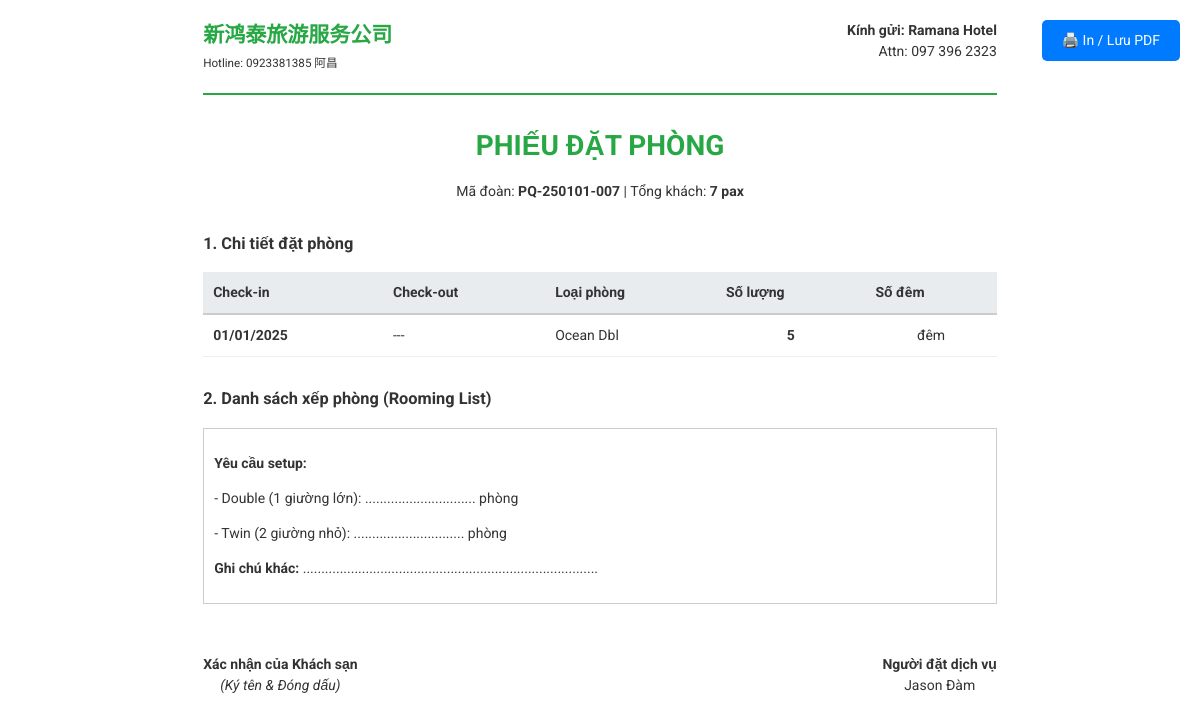
The app's page /2/booking/1/ with its own data.
### tours/models.py (models this page shows, shortened)
class Tour(models.Model):
    DRAFT = 'DRAFT'
    CONFIRMED = 'CONF'
    CANCELLED = 'CAN'
    STATUS_CHOICES = [
        (DRAFT, 'Bản nháp (Draft)'),
        (CONFIRMED, 'Đã chốt (Confirmed)'),
        (CANCELLED, 'Đã hủy (Cancelled)'),
    ]
    METHOD_PROFIT = 'PROFIT'
    METHOD_PERCENT = 'PERCENT'
    PRICING_CHOICES = [
        (METHOD_PROFIT, 'Theo lợi nhuận cố định'),
        (METHOD_PERCENT, 'Theo % lợi nhuận'),
    ]
    title = models.CharField(max_length=255, verbose_name="Tên chương trình Tour")
    subtitle = models.CharField(max_length=255, blank=True, verbose_name="Chủ đề / Slogan tour (Phụ đề)")
    code = models.CharField(max_length=50, unique=True, verbose_name="Mã Tour / Mã đoàn (Code/Group Code)")
    group_code = models.CharField(max_length=50, blank=True, verbose_name="Mã đoàn (团号)")
    tour_type = models.CharField(max_length=100, default="定制团", verbose_name="Tính chất đoàn (团体性质)")
    guest_count = models.IntegerField(default=1, verbose_name="Số lượng khách (Pax)")
    guest_detail = models.CharField(max_length=100, blank=True, verbose_name="Chi tiết số khách (VD: 12成人 + 01小孩)")
    room_count_desc = models.CharField(max_length=100, blank=True, verbose_name="Số lượng phòng (VD: 07 间 + 01 加床)")
    vehicle_info = models.CharField(max_length=100, default="29 座", verbose_name="Loại xe phục vụ (用车)")
    guide_info = models.CharField(max_length=100, default="中文导游", verbose_name="Thông tin HDV (导游)")
    leader_info = models.CharField(max_length=100, blank=True, verbose_name="Trưởng đoàn (领队)")
    start_date = models.DateField(verbose_name="Ngày khởi hành")
    end_date = models.DateField(null=True, blank=True, verbose_name="Ngày kết thúc")
    days = models.IntegerField(default=1, verbose_name="Số ngày")
    nights = models.IntegerField(default=0, verbose_name="Số đêm")
    status = models.CharField(
        max_length=10, choices=STATUS_CHOICES, default=DRAFT, verbose_name="Trạng thái"
    )
    quoter_name = models.CharField(max_length=100, default="JASON", verbose_name="Người báo giá (报价人)")
    quoter_phone = models.CharField(max_length=50, default="034. 2268. 576", verbose_name="SĐT Người báo giá (电话)")
    quote_date = models.DateField(null=True, blank=True, verbose_name="Ngày báo giá (报价日期)")
    valid_until = models.DateField(null=True, blank=True, verbose_name="Thời hạn báo giá (有效期限)")
    customer_name = models.CharField(max_length=150, blank=True, verbose_name="Khách hàng / Đại diện")
    customer_phone = models.CharField(max_length=50, blank=True, verbose_name="SĐT Khách hàng")
    flights_summary = models.TextField(
        blank=True,
        verbose_name="Tóm tắt chuyến bay (班机)",
        help_text="VD: 27-07: CZ8315 CAN - HAN 1340 – 1445\n30-07: VN1345 HAN - CXR 1135 – 1325"
    )
    currency = models.CharField(max_length=10, default="₫", verbose_name="Đơn vị tiền tệ")
    pricing_method = models.CharField(
        max_length=10, choices=PRICING_CHOICES, default=METHOD_PERCENT, verbose_name="Cách tính giá"
    )
    margin_amount = models.DecimalField(
        default=0, max_digits=12, decimal_places=0, verbose_name="Lợi nhuận mong muốn (VND)"
    )
    margin_percent = models.IntegerField(
        default=10, verbose_name="% Lợi nhuận"
    )
    deposit_amount = models.DecimalField(
        default=0, max_digits=12, decimal_places=0, verbose_name="Tiền đặt cọc báo giá (定金)"
    )
    custom_total_price = models.DecimalField(
        null=True, blank=True, max_digits=12, decimal_places=0,
        verbose_name="Tổng giá cố định báo khách (Nếu nhập sẽ ưu tiên)"
    )
    hotel_standards = models.TextField(
        blank=True,
        verbose_name="Tiêu chuẩn khách sạn chi tiết (酒店标准)",
        help_text="Chi tiết phòng, loại phòng, số lượng, bữa ăn theo từng khách sạn"
    )
    inclusions = models.TextField(
        blank=True,
        verbose_name="Dịch vụ bao gồm trong Land tour (地接包含)",
        help_text="Xe, các bữa ăn, vé tham quan, thuyền buồm, HDV, nước suối, bảo hiểm..."
    )
    exclusions = models.TextField(
        blank=True,
        verbose_name="Chi phí không bao gồm (费用不含)",
        help_text="Visa, chi tiêu cá nhân, OT lái xe/HDV, phụ thu phòng đơn, trò chơi tự phí..."
    )
    tips = models.TextField(
        blank=True,
        verbose_name="Lưu ý thân thiện (温馨提示)",
        help_text="Hộ chiếu, thuốc men, trang phục, an toàn bơi lội..."
    )
    terms = models.TextField(
        blank=True,
        verbose_name="Quy định & Điều kiện đăng ký (报名须知)",
        help_text="Độ tuổi, quy định người cao tuổi, trẻ em, bệnh nền..."
    )
    notes = models.TextField(
        blank=True,
        verbose_name="Ghi chú báo giá (备注说明)",
        help_text="Các điều khoản riêng trên bảng báo giá chi phí"
    )
    company_name = models.CharField(max_length=150, default="新鸿泰旅游服务公司", verbose_name="Tên công ty")
    company_address = models.CharField(
        max_length=255,
        default="306, VANH DAI TRONG, BINH TRI DONG B, BINH TAN, HCM",
        verbose_name="Địa chỉ công ty"
    )
    company_landline = models.CharField(max_length=50, default="028-62654888", verbose_name="Điện thoại bàn")
    company_hotline = models.CharField(max_length=50, default="0923381385 阿昌", verbose_name="Hotline tư vấn")
    created_at = models.DateTimeField(auto_now_add=True)
    updated_at = models.DateTimeField(auto_now=True)

class TourService(models.Model):
    CATEGORY_FLIGHT = 'FLIGHT'
    CATEGORY_HOTEL = 'HOTEL'
    CATEGORY_LANDTOUR = 'LANDTOUR'
    CATEGORY_TRANSPORT = 'TRANSPORT'
    CATEGORY_SIGHTSEEING = 'SIGHTSEEING'
    CATEGORY_RESTAURANT = 'RESTAURANT'
    CATEGORY_GUIDE = 'GUIDE'
    CATEGORY_INSURANCE = 'INSURANCE'
    CATEGORY_OTHER = 'OTHER'
    CATEGORY_CHOICES = [
        (CATEGORY_FLIGHT, '1. Vé máy bay (机票)'),
        (CATEGORY_HOTEL, '2. Khách sạn (酒店)'),
        (CATEGORY_LANDTOUR, '3. Land tour trọn gói (地接费)'),
        (CATEGORY_TRANSPORT, '4. Xe du lịch (用车)'),
        (CATEGORY_SIGHTSEEING, '5. Vé thắng cảnh (门票/缆车)'),
        (CATEGORY_RESTAURANT, '6. Nhà hàng / Ăn uống (餐饮)'),
        (CATEGORY_GUIDE, '7. Hướng dẫn viên (导游)'),
        (CATEGORY_INSURANCE, '8. Bảo hiểm du lịch (保险)'),
        (CATEGORY_OTHER, '9. Khác (其他)'),
    ]
    tour = models.ForeignKey(Tour, on_delete=models.CASCADE, related_name='services')
    category = models.CharField(
        max_length=20, choices=CATEGORY_CHOICES, default=CATEGORY_HOTEL, verbose_name="Hạng mục dịch vụ"
    )
    service_name = models.CharField(max_length=255, verbose_name="Tên dịch vụ / Tiêu đề hạng mục (服务项目)")
    detail_content = models.TextField(blank=True, verbose_name="Nội dung cụ thể (具体内容)")
    check_in = models.DateField(null=True, blank=True, verbose_name="Check-in / Ngày bắt đầu")
    check_out = models.DateField(null=True, blank=True, verbose_name="Check-out / Ngày kết thúc")
    quantity = models.IntegerField(default=1, verbose_name="Số lượng (数量/Phòng/Khách)")
    nights = models.IntegerField(default=1, verbose_name="Số đêm / Số lần (晚数/次数)")
    unit_price = models.DecimalField(
        max_digits=12, decimal_places=0, default=0, null=True, blank=True, verbose_name="Đơn giá báo khách (单价)"
    )
    selling_total_price = models.DecimalField(
        null=True, blank=True, max_digits=12, decimal_places=0, verbose_name="Thành tiền báo khách (总价)"
    )
    supplier = models.ForeignKey(Supplier, on_delete=models.SET_NULL, null=True, blank=True, verbose_name="Nhà cung cấp trực tiếp")
    contract_unit_price = models.DecimalField(
        max_digits=12, decimal_places=0, default=0, null=True, blank=True, verbose_name="Giá hợp đồng NCC (合同价/Net)"
    )
    contract_total_price = models.DecimalField(
        null=True, blank=True, max_digits=12, decimal_places=0, verbose_name="Tổng chi phí NCC (总成本)"
    )
    custom_total_price = models.DecimalField(
        null=True, blank=True, max_digits=12, decimal_places=0, verbose_name="Thành tiền tùy chỉnh"
    )
    price_net = models.DecimalField(
        max_digits=12, decimal_places=0, default=0, null=True, blank=True, verbose_name="Đơn giá Net"
    )
    service_date = models.DateField(null=True, blank=True, verbose_name="Ngày sử dụng")
    end_date = models.DateField(null=True, blank=True, verbose_name="Ngày kết thúc")
    note = models.TextField(blank=True, verbose_name="Ghi chú dịch vụ (备注)")
    order_index = models.IntegerField(default=0, verbose_name="Thứ tự hiển thị")
    class Meta:
        ordering = ['order_index', 'category', 'id']

### suppliers/models.py (models this page shows, shortened)
class Supplier(models.Model):
    HOTEL = 'HTL'
    RESTAURANT = 'RES'
    TRANSPORT = 'TRP'
    SIGHTSEEING = 'SIG'
    GUIDE = 'GUI'
    INSURANCE = 'INS'
    SUPPLIER_TYPE_CHOICES = [
        (HOTEL, 'Khách sạn'),
        (RESTAURANT, 'Nhà hàng'),
        (TRANSPORT, 'Xe du lịch'),
        (SIGHTSEEING, 'Vé thắng cảnh'),
        (GUIDE, 'Hướng dẫn viên'),
        (INSURANCE, 'Bảo hiểm du lịch'),
    ]
    PAYMENT_CREDIT = 'CREDIT'
    PAYMENT_PREPAID = 'PREPAID'
    PAYMENT_CHOICES = [
        (PAYMENT_CREDIT, 'Công nợ'),
        (PAYMENT_PREPAID, 'Thanh toán trước'),
    ]
    type = models.CharField(
        max_length=3,
        choices=SUPPLIER_TYPE_CHOICES,
        default=HOTEL,
        verbose_name="Loại hình"
    )
    name = models.CharField(max_length=200, verbose_name="Tên nhà cung cấp")
    chart = models.CharField(max_length=1, blank=True, verbose_name="Tiêu chuẩn")
    address = models.TextField(blank=True, verbose_name="Địa chỉ")
    landline = models.CharField(max_length=20, blank=True, verbose_name="SĐT Bàn")
    agent_contact = models.CharField(max_length=20, verbose_name="SĐT Phụ trách (Agent)")
    payment_term = models.CharField(
        max_length=10,
        choices=PAYMENT_CHOICES,
        default=PAYMENT_PREPAID,
        verbose_name="Hình thức thanh toán"
    )
    quotation_note = models.TextField(blank=True, verbose_name="Ghi chú báo giá")
    created_at = models.DateTimeField(auto_now_add=True)

### tours/views.py (the view)
# urls.py: path('<int:tour_id>/booking/<int:supplier_id>/', views.booking_order, name='booking_order'),
def booking_order(request, tour_id, supplier_id):
    tour = get_object_or_404(Tour, pk=tour_id)
    supplier = get_object_or_404(Supplier, pk=supplier_id)
    services = tour.services.filter(supplier=supplier).order_by('service_date')
    if supplier.type == 'HTL':
        template_name = 'tours/booking_hotel.html'
    elif supplier.type == 'TRP':
        template_name = 'tours/booking_transport.html'
    elif supplier.type == 'RES':
        template_name = 'tours/booking_restaurant.html'
    else:
        template_name = 'tours/booking_default.html'
    context = {
        'tour': tour,
        'supplier': supplier,
        'services': services,
        'my_company': {
            'name': tour.company_name or '新鸿泰旅游服务公司',
            'phone': tour.company_hotline or '0923381385',
        }
    }
    return render(request, template_name, context)

### tours/templates/tours/booking_hotel.html (shortened to what this page needs)
{% load humanize %}
<!DOCTYPE html>
<html lang="vi">
<head>
</head>
<body>
    <a href="javascript:window.print()" class="no-print">🖨️ In / Lưu PDF</a>
    <div class="header">
        <div>
            <h2 style="margin:0; color:#28a745">{{ my_company.name }}</h2>
            <small>Hotline: {{ my_company.phone }}</small>
        </div>
        <div style="text-align: right;">
            <strong>Kính gửi: {{ supplier.name }}</strong><br>Attn: {{ supplier.agent_contact }}
        </div>
    </div>
    <div style="text-align: center; margin-bottom: 30px;">
        <h1 style="text-transform: uppercase; color: #28a745; margin-bottom: 5px;">PHIẾU ĐẶT PHÒNG</h1>
        <p>Mã đoàn: <strong>{{ tour.code }}</strong> | Tổng khách: <strong>{{ tour.guest_count }} pax</strong></p>
    </div>
    <h3>1. Chi tiết đặt phòng</h3>
    <table>
        <thead>
            <tr>
                <th>Check-in</th>
                <th>Check-out</th>
                <th>Loại phòng</th>
                <th class="text-center">Số lượng</th>
                <th class="text-center">Số đêm</th>
            </tr>
        </thead>
        <tbody>
            {% for item in services %}
            <tr>
                <td><strong>{{ item.service_date|date:"d/m/Y" }}</strong></td>
                <td>
                    {% if item.end_date %}
                        <strong>{{ item.end_date|date:"d/m/Y" }}</strong>
                    {% else %}
                        ---
                    {% endif %}
                </td>
                <td>{{ item.service_name }}</td>
                <td style="text-align: center; font-weight: bold;">{{ item.quantity }}</td>
                <td style="text-align: center;">{{ item.days_duration }} đêm</td>
            </tr>
            {% endfor %}
        </tbody>
    </table>
    <h3>2. Danh sách xếp phòng (Rooming List)</h3>
    <div style="border: 1px solid #ccc; min-height: 150px; padding: 10px;">
        <p><strong>Yêu cầu setup:</strong></p>
        <p>- Double (1 giường lớn): .............................. phòng</p>
        <p>- Twin (2 giường nhỏ): .............................. phòng</p>
        <p><strong>Ghi chú khác:</strong> ................................................................................</p>
    </div>
    <div style="margin-top: 50px; display: flex; justify-content: space-between;">
        <div style="text-align: center;"><strong>Xác nhận của Khách sạn</strong><br><i>(Ký tên & Đóng dấu)</i></div>
        <div style="text-align: center;"><strong>Người đặt dịch vụ</strong><br>Jason Đàm</div>
    </div>
</body>
</html>

### tours/templates/tours/booking_hotel.html (style rules this page uses)
body { font-family: 'Roboto', sans-serif; font-size: 14px; line-height: 1.5; color: #333; max-width: 210mm; margin: 0 auto; padding: 20px; }
.header { border-bottom: 2px solid #28a745; padding-bottom: 20px; margin-bottom: 30px; display: flex; justify-content: space-between; }
table { width: 100%; border-collapse: collapse; margin-bottom: 30px; }
th { background-color: #e9ecef; border-bottom: 2px solid #ccc; padding: 10px; text-align: left; }
td { border-bottom: 1px solid #eee; padding: 10px; }
.no-print { position: fixed; top: 20px; right: 20px; background: #007bff; color: white; padding: 10px 20px; text-decoration: none; border-radius: 5px; }

### records on screen
Tour: name "新鸿泰旅游服务公司", phone "0923381385 阿昌", code "PQ-250101-007", guest_count "7"
Supplier: name "Ramana Hotel", agent_contact "097 396 2323"
TourService: service_date "01/01/2025", service_name "Ocean Dbl", quantity "5"
